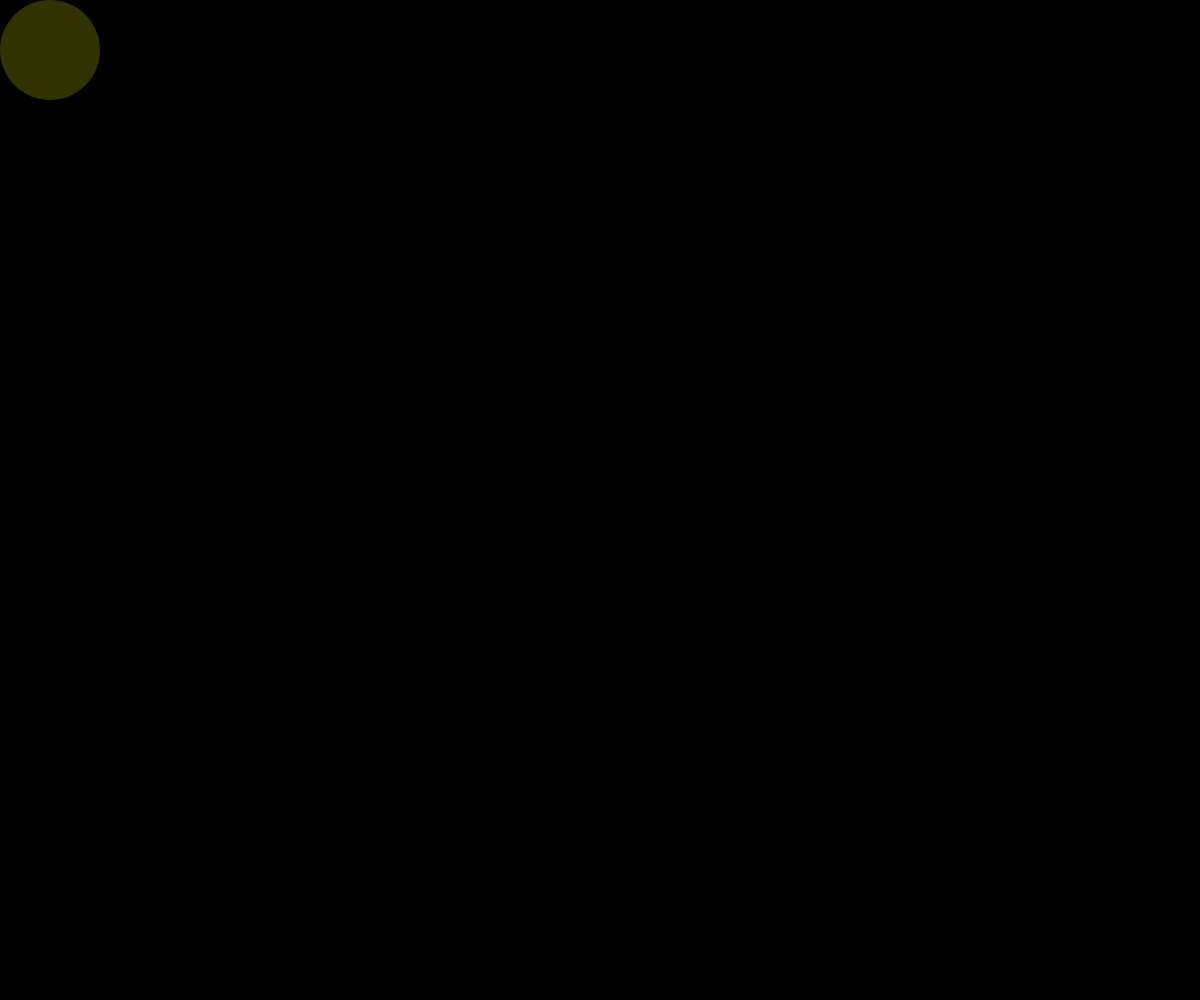
Frame 1 (no input)
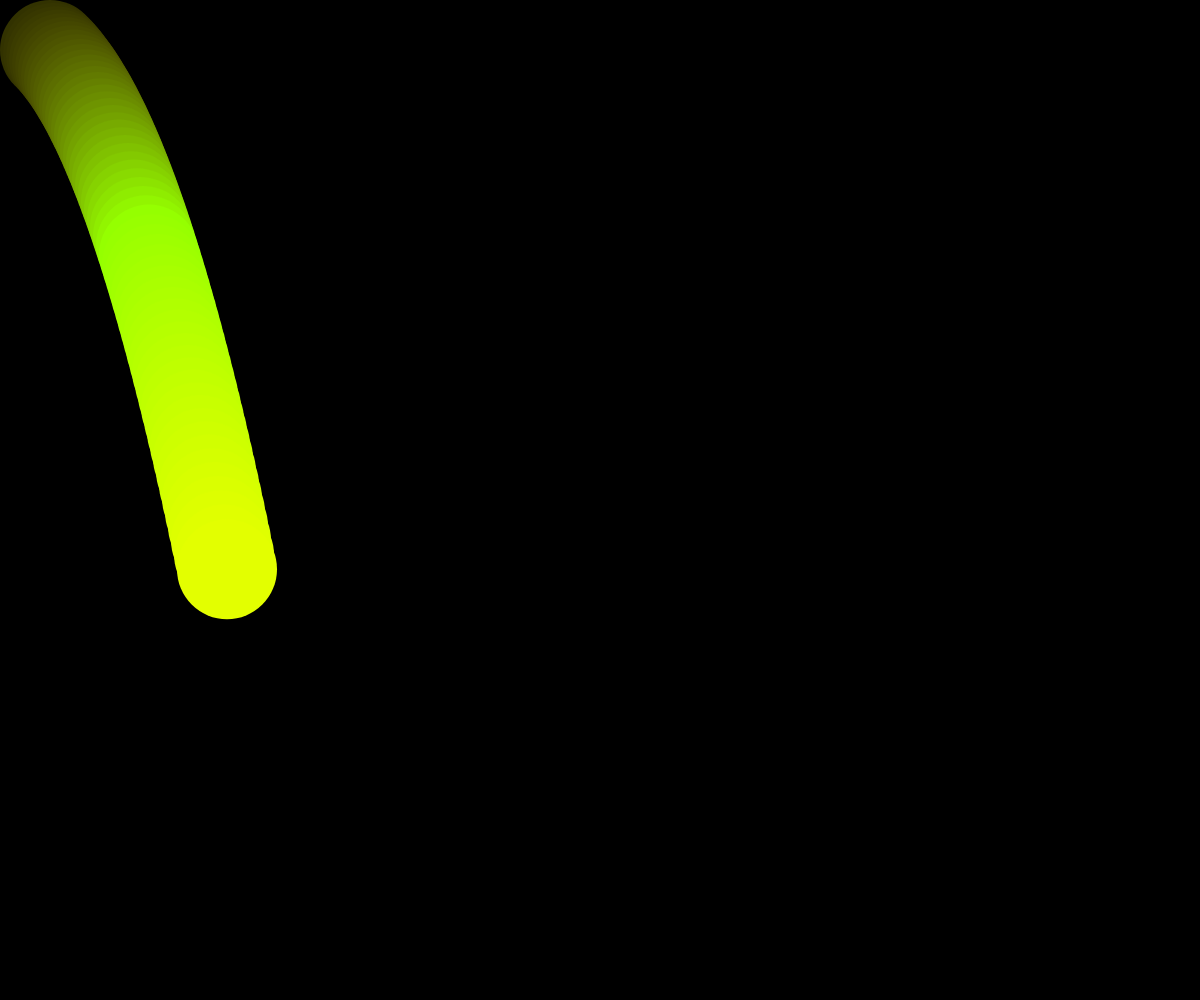
Frame 60 (no input)
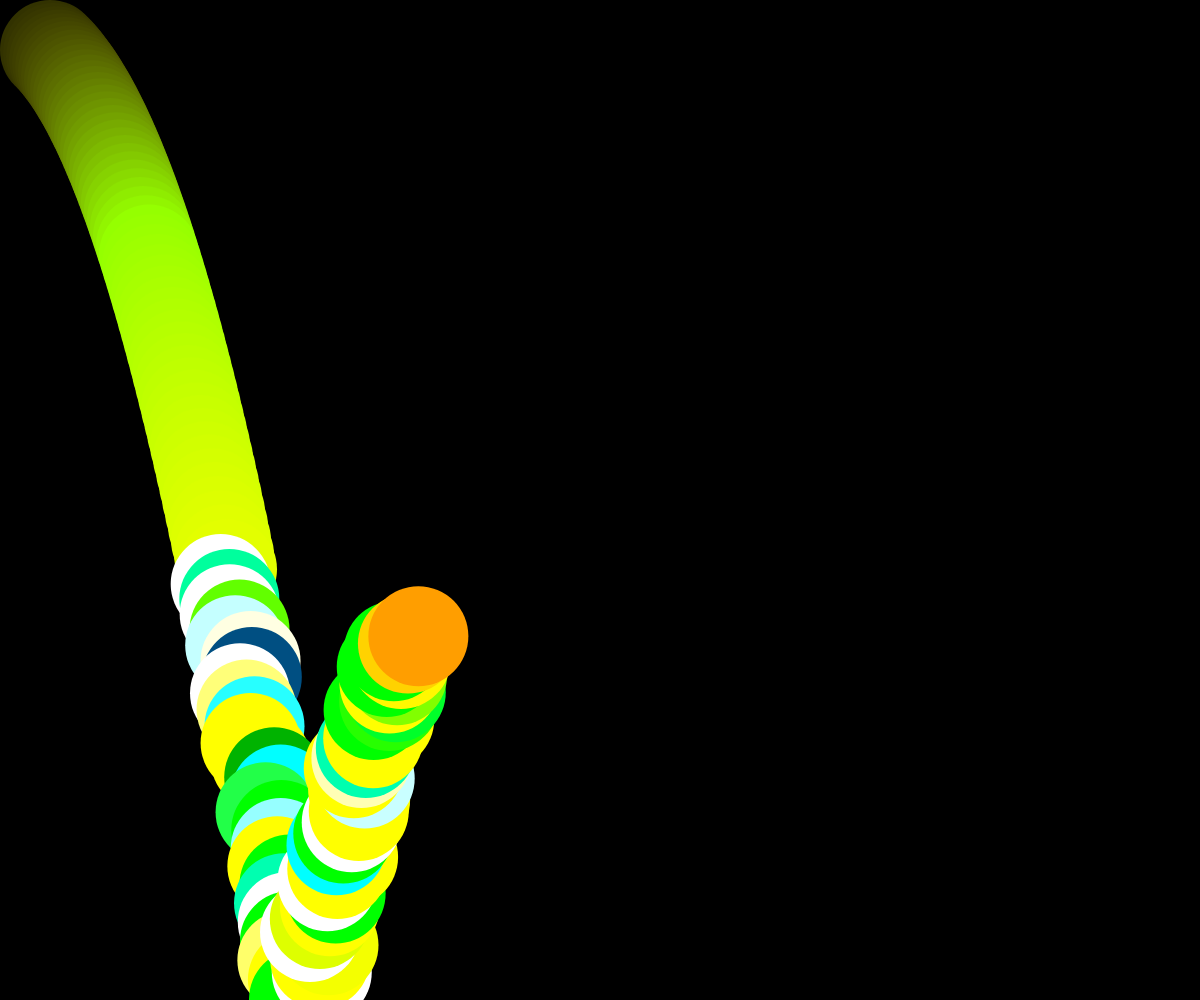
Frame 120 (the mouse pressed at the canvas centre since frame 60)

The p5.js sketch that drew these frames (run headless with seeded random() and noise() and a simulated clock; from frame 60 on, the mouse is pressed at the canvas centre):

// p5.js sketch
// ── sketch.js
function setup() {
	createCanvas(windowWidth, windowHeight);
	background(0);
}

var x=50,y=50
var vx=3,vy=3
var delta=10

function draw() {
	
	
	delta=mouseX/50
	noStroke()
	fill(x+random(-delta,delta)*50,y+random(-delta,delta)*50,random(-delta,delta)*50);
	ellipse(x+random(-delta,delta), y, 100);
	x=x+vx
	y=y+vy
	vy+=0.2
	
	if(y>height){
  vy=-vy*0.7
  y=height
 }
	
}
